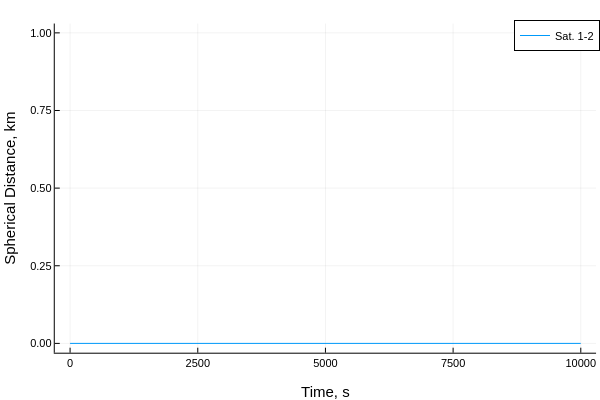

Write notebook code for a chart like this one.
### Code cell
plot(t_hist[1:10:end],a_mks*ΔΩhist[1:10:end,1],label=permutedims(mylabel))
plot!(xlabel="Time, s", ylabel = "Spherical Distance, km")

### Figure 1 — Plotly figure (JSON) as saved in the notebook; plotly's stock layout.template omitted (floating-point values rounded to 4 significant figures; data arrays with more than 128 entries replaced by an {"elided": "..."} marker saying what was removed)
{"data": [{"colorbar": {"title": ""}, "legendgroup": "Sat. 1-2", "line": {"color": "rgba(0, 154, 250, 1.000)", "dash": "solid", "shape": "linear", "width": 1}, "mode": "lines", "name": "Sat. 1-2", "showlegend": true, "type": "scatter", "x": {"elided": "10001 int values"}, "xaxis": "x", "y": {"elided": "10001 int values"}, "yaxis": "y", "zmax": null, "zmin": null}], "layout": {"annotations": [], "height": 400, "legend": {"bgcolor": "rgba(255, 255, 255, 1.000)", "bordercolor": "rgba(0, 0, 0, 1.000)", "borderwidth": 1, "font": {"color": "rgba(0, 0, 0, 1.000)", "family": "sans-serif", "size": 11}, "title": {"font": {"color": "rgba(0, 0, 0, 1.000)", "family": "sans-serif", "size": 15}, "text": ""}, "tracegroupgap": 0, "traceorder": "normal", "x": 1, "xanchor": "auto", "y": 1, "yanchor": "auto"}, "margin": {"b": 20, "l": 0, "r": 0, "t": 20}, "paper_bgcolor": "rgba(255, 255, 255, 1.000)", "plot_bgcolor": "rgba(255, 255, 255, 1.000)", "showlegend": true, "width": 600, "xaxis": {"anchor": "y", "domain": [0.09128, 0.9934], "gridcolor": "rgba(0, 0, 0, 0.100)", "gridwidth": 0.5, "linecolor": "rgba(0, 0, 0, 1.000)", "mirror": false, "range": [-300.0, 10300.0], "showgrid": true, "showline": true, "showticklabels": true, "tickangle": 0, "tickcolor": "rgb(0, 0, 0)", "tickfont": {"color": "rgba(0, 0, 0, 1.000)", "family": "sans-serif", "size": 11}, "tickmode": "array", "ticks": "inside", "ticktext": ["0", "2500", "5000", "7500", "10000"], "tickvals": [0, 2500, 5000, 7500, 10000], "title": "Time, s", "titlefont": {"color": "rgba(0, 0, 0, 1.000)", "family": "sans-serif", "size": 15}, "type": "-", "visible": true, "zeroline": false, "zerolinecolor": "rgba(0, 0, 0, 1.000)"}, "yaxis": {"anchor": "x", "domain": [0.07581, 0.9902], "gridcolor": "rgba(0, 0, 0, 0.100)", "gridwidth": 0.5, "linecolor": "rgba(0, 0, 0, 1.000)", "mirror": false, "range": [-0.03, 1.03], "showgrid": true, "showline": true, "showticklabels": true, "tickangle": 0, "tickcolor": "rgb(0, 0, 0)", "tickfont": {"color": "rgba(0, 0, 0, 1.000)", "family": "sans-serif", "size": 11}, "tickmode": "array", "ticks": "inside", "ticktext": ["0.00", "0.25", "0.50", "0.75", "1.00"], "tickvals": [0, 0.25, 0.5, 0.75, 1], "title": "Spherical Distance, km", "titlefont": {"color": "rgba(0, 0, 0, 1.000)", "family": "sans-serif", "size": 15}, "type": "-", "visible": true, "zeroline": false, "zerolinecolor": "rgba(0, 0, 0, 1.000)"}}}
